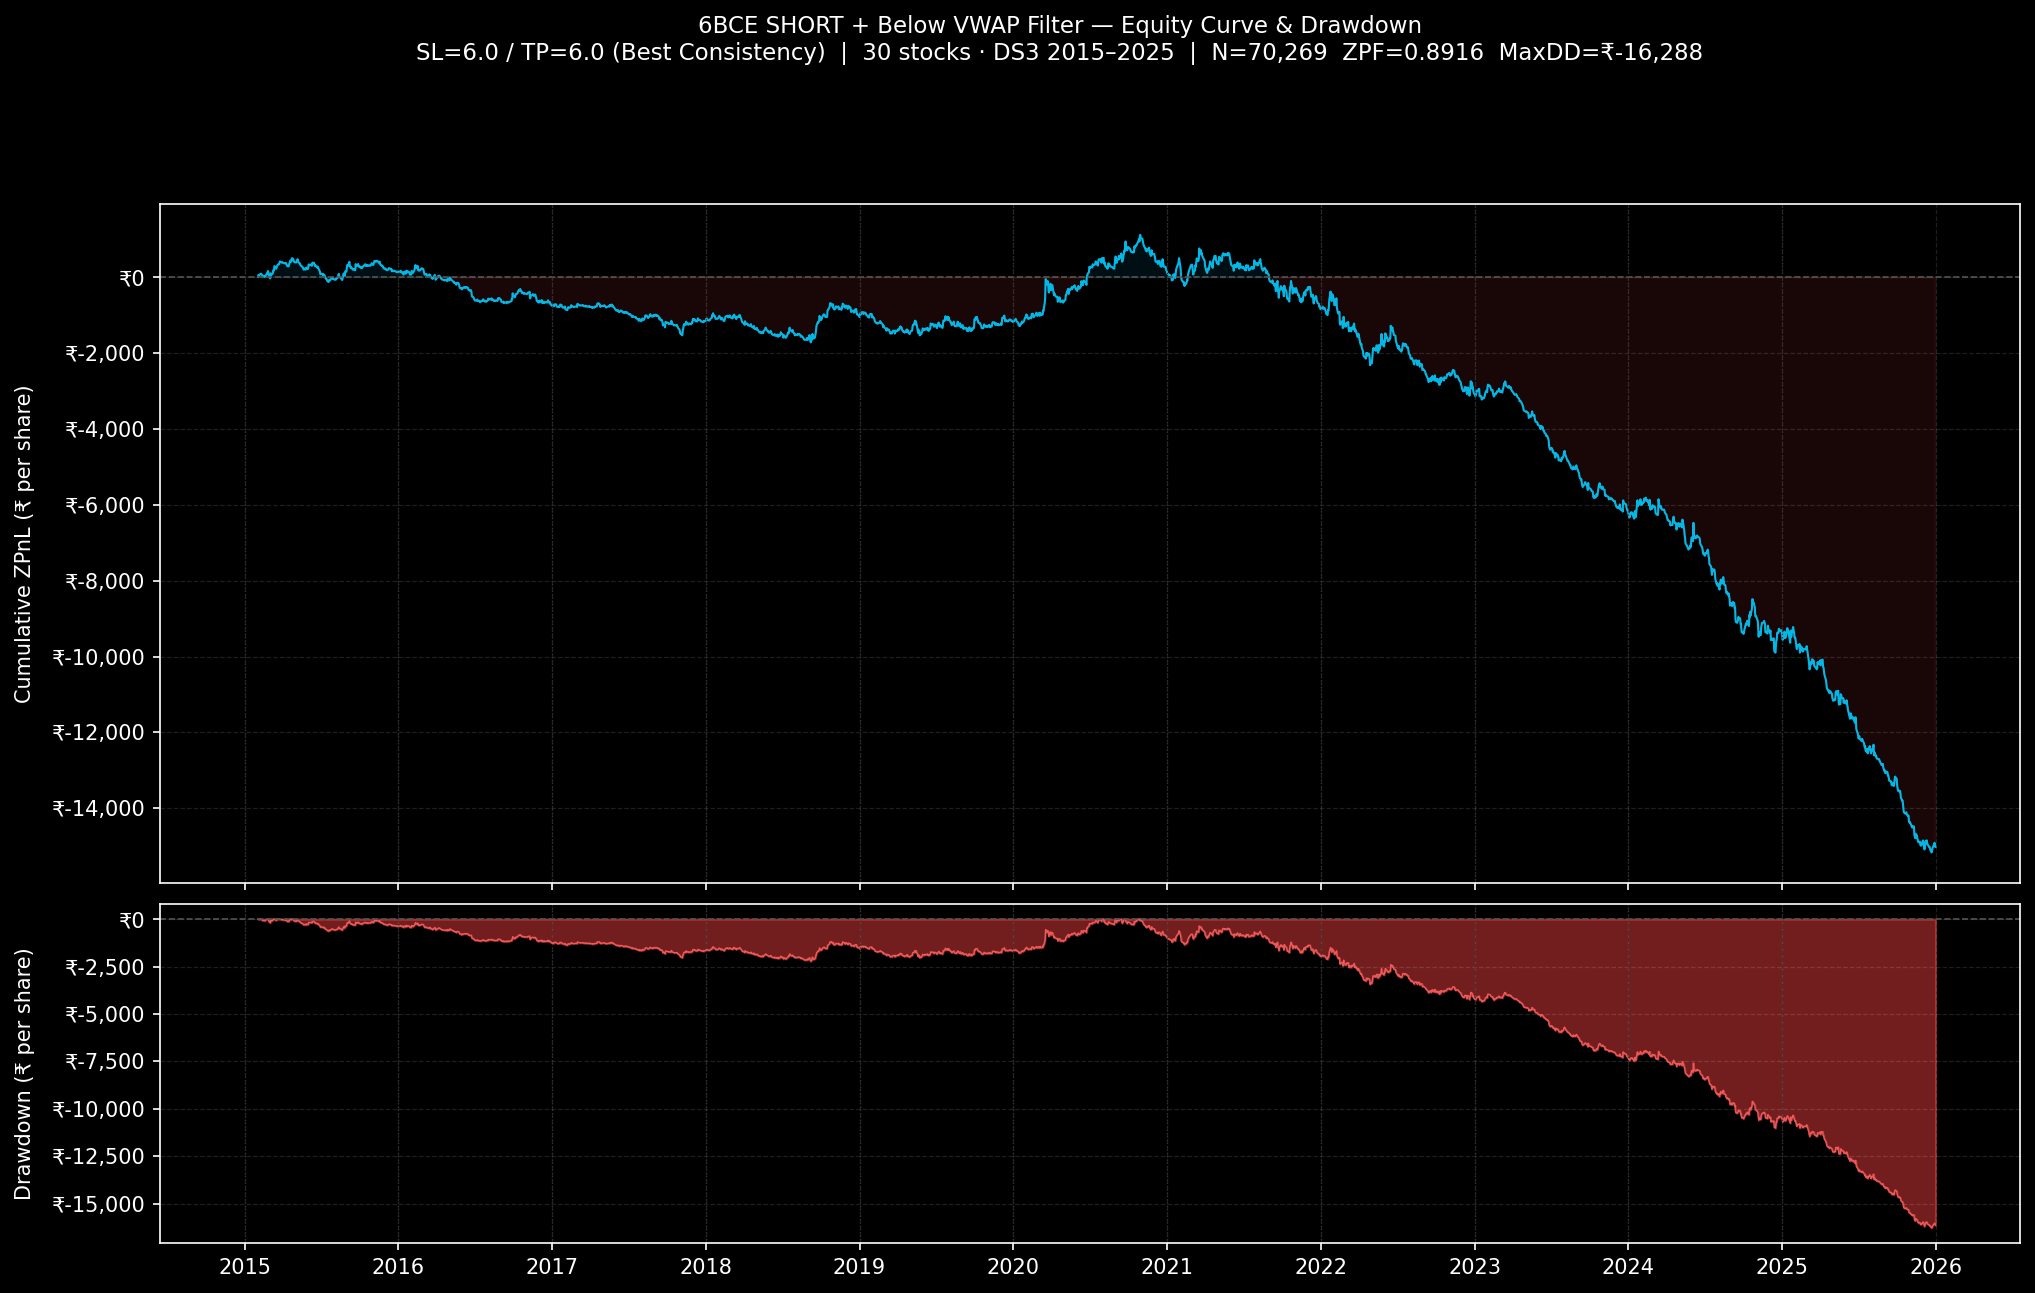

Source code (Python):
import sys, io
sys.stdout = io.TextIOWrapper(sys.stdout.buffer, encoding='utf-8')
import numpy as np, glob, os, pandas as pd
from collections import defaultdict
import matplotlib
matplotlib.use('Agg')
import matplotlib.pyplot as plt
import matplotlib.ticker as mticker
import matplotlib.dates as mdates

plt.style.use('dark_background')

DATA_DIR = r'C:\Users\Saurav\CodePonting\Algo_Trading\Framework_V2\data\historical\intraday_5min_DS3'
EOD_HOUR = 15; WINDOW = 6
SL_M = 6.0; TP_M = 6.0


def zerodha_charge(entry, exit_px):
    brok  = min(0.0003 * entry, 20) + min(0.0003 * exit_px, 20)
    stt   = entry  * 0.00025
    txn   = (entry + exit_px) * 0.0000307
    sebi  = (entry + exit_px) * 0.000001
    stamp = exit_px * 0.000003
    gst   = 0.18 * (brok + txn + sebi)
    return brok + stt + txn + sebi + stamp + gst


def add_vwap(df):
    df = df.copy()
    df['tp'] = (df['high'] + df['low'] + df['close']) / 3.0
    df['cum_tpv'] = df.groupby('date', sort=False).apply(
        lambda g: (g['tp'] * g['volume']).cumsum(), include_groups=False
    ).reset_index(level=0, drop=True)
    df['cum_vol'] = df.groupby('date', sort=False)['volume'].cumsum()
    df['vwap'] = df['cum_tpv'] / df['cum_vol']
    return df


print('Running 6BCE SHORT + Below VWAP  SL=6.0 / TP=6.0 (Best Consistency)...')
daily = defaultdict(float)
N = 0; gp = 0.0; gl = 0.0

for f in sorted(glob.glob(os.path.join(DATA_DIR, '*.parquet'))):
    df = pd.read_parquet(f)
    df['datetime'] = pd.to_datetime(df['datetime'])
    if df['datetime'].dt.tz is not None:
        df['datetime'] = df['datetime'].dt.tz_localize(None)
    for col in ['open', 'high', 'low', 'close', 'volume', 'atr14']:
        df[col] = pd.to_numeric(df[col], errors='coerce')
    df['date'] = df['datetime'].dt.date
    df['hour'] = df['datetime'].dt.hour
    df = add_vwap(df)

    close = df['close'].values; high = df['high'].values; low = df['low'].values
    open_ = df['open'].values; atr  = df['atr14'].values; vwap = df['vwap'].values
    hour  = df['hour'].values; date = df['date'].values; n = len(df)

    i = WINDOW - 1
    while i < n:
        if np.isnan(atr[i]) or np.isnan(vwap[i]) or hour[i] >= EOD_HOUR: i += 1; continue
        w = close[i - WINDOW + 1: i + 1]
        if np.any(np.isnan(w)) or close[i] < np.max(w): i += 1; continue
        if not (close[i] < vwap[i]): i += 1; continue
        ei = i + 1
        if ei >= n or date[ei] != date[i] or hour[ei] >= EOD_HOUR: i += 1; continue

        ep = open_[ei]; sl = ep + SL_M * atr[i]; tp = ep - TP_M * atr[i]
        td = date[i]; edt = date[i]; k = ei; xp = ep

        while k < n:
            if date[k] != td:        xp = close[k-1]; edt = date[k-1]; break
            if hour[k] >= EOD_HOUR:  xp = open_[k];  edt = date[k];   break
            if high[k] >= sl:        xp = sl;         edt = date[k];   break
            if low[k]  <= tp:        xp = tp;         edt = date[k];   break
            k += 1
        else:
            xp = close[k-1]; edt = date[k-1]

        zpnl = (ep - xp) - zerodha_charge(ep, xp)
        daily[edt] += zpnl
        if zpnl > 0: gp += zpnl
        else:        gl += abs(zpnl)
        N += 1; i = k + 1

dates_sorted = sorted(daily.keys())
zpnl_series  = np.array([daily[d] for d in dates_sorted])
equity       = np.cumsum(zpnl_series)
peak         = np.maximum.accumulate(equity)
drawdown     = equity - peak

zpf    = round(gp / gl, 4) if gl > 0 else 0.0
max_dd = drawdown.min()
peak_eq = equity.max()
print(f'N={N}  ZPF={zpf}  PeakEquity=Rs{peak_eq:,.2f}  MaxDD=Rs{max_dd:,.2f}')

# ── CHART ─────────────────────────────────────────────────────────────────────
fig, (ax1, ax2) = plt.subplots(2, 1, figsize=(16, 9), sharex=True,
                                gridspec_kw={'height_ratios': [2, 1], 'hspace': 0.04})
fig.suptitle(
    '6BCE SHORT + Below VWAP Filter — Equity Curve & Drawdown\n'
    f'SL=6.0 / TP=6.0 (Best Consistency)  |  30 stocks · DS3 2015–2025  |  '
    f'N={N:,}  ZPF={zpf}  MaxDD=₹{max_dd:,.0f}',
    fontsize=11, color='white', y=1.02)

date_nums = mdates.date2num(dates_sorted)

# ── TOP: Equity curve ─────────────────────────────────────────────────────────
ax1.plot(date_nums, equity, color='#00ccff', linewidth=1.0, alpha=0.9)
ax1.axhline(0, color='#555555', linewidth=0.8, linestyle='--')
ax1.fill_between(date_nums, equity, 0, where=(equity >= 0), color='#00ccff', alpha=0.08)
ax1.fill_between(date_nums, equity, 0, where=(equity <  0), color='#ff4444', alpha=0.10)

for yr in range(2015, 2026):
    ax1.axvline(mdates.date2num(pd.Timestamp(f'{yr}-01-01').date()),
                color='#333333', linewidth=0.6, linestyle=':')

ax1.set_ylabel('Cumulative ZPnL (₹ per share)', fontsize=10, labelpad=8)
ax1.yaxis.set_major_formatter(mticker.FuncFormatter(lambda x, _: f'₹{x:,.0f}'))
ax1.grid(True, linestyle='--', alpha=0.12, linewidth=0.6)

# ── BOTTOM: Drawdown ──────────────────────────────────────────────────────────
ax2.fill_between(date_nums, drawdown, 0, color='#ff4444', alpha=0.45)
ax2.plot(date_nums, drawdown, color='#ff6666', linewidth=0.7, alpha=0.8)
ax2.axhline(0, color='#555555', linewidth=0.8, linestyle='--')

for yr in range(2015, 2026):
    ax2.axvline(mdates.date2num(pd.Timestamp(f'{yr}-01-01').date()),
                color='#333333', linewidth=0.6, linestyle=':')

ax2.set_ylabel('Drawdown (₹ per share)', fontsize=10, labelpad=8)
ax2.yaxis.set_major_formatter(mticker.FuncFormatter(lambda x, _: f'₹{x:,.0f}'))
ax2.grid(True, linestyle='--', alpha=0.12, linewidth=0.6)

ax2.xaxis.set_major_locator(mdates.YearLocator())
ax2.xaxis.set_major_formatter(mdates.DateFormatter('%Y'))
plt.setp(ax2.xaxis.get_majorticklabels(), fontsize=10)

plt.tight_layout()
out = os.path.join(os.path.dirname(os.path.abspath(__file__)), 'chart_equity_6bce_vwap.png')
plt.savefig(out, dpi=150, bbox_inches='tight', facecolor=fig.get_facecolor())
print(f'Saved: {out}')
